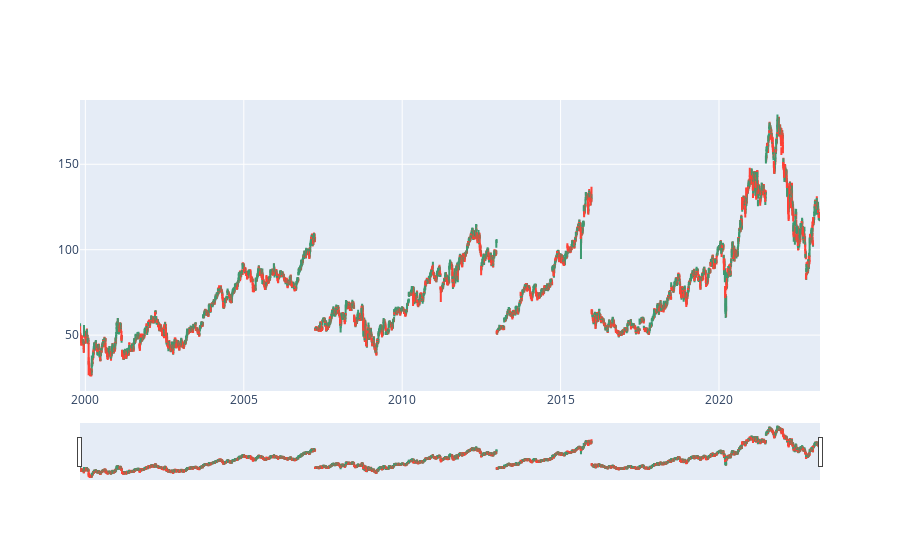

Here is the notebook cell this chart was saved with:
### Code cell
fig.show()

### Figure 1 — Plotly figure (JSON) as saved in the notebook; plotly's stock layout.template omitted (floating-point values rounded to 4 significant figures; data arrays with more than 128 entries replaced by an {"elided": "..."} marker saying what was removed)
{"data": [{"close": {"elided": "5877 float values"}, "high": {"elided": "5877 float values"}, "low": {"elided": "5877 float values"}, "open": {"elided": "5877 float values"}, "type": "candlestick", "x": {"elided": "5877 str values"}}], "layout": {}}
